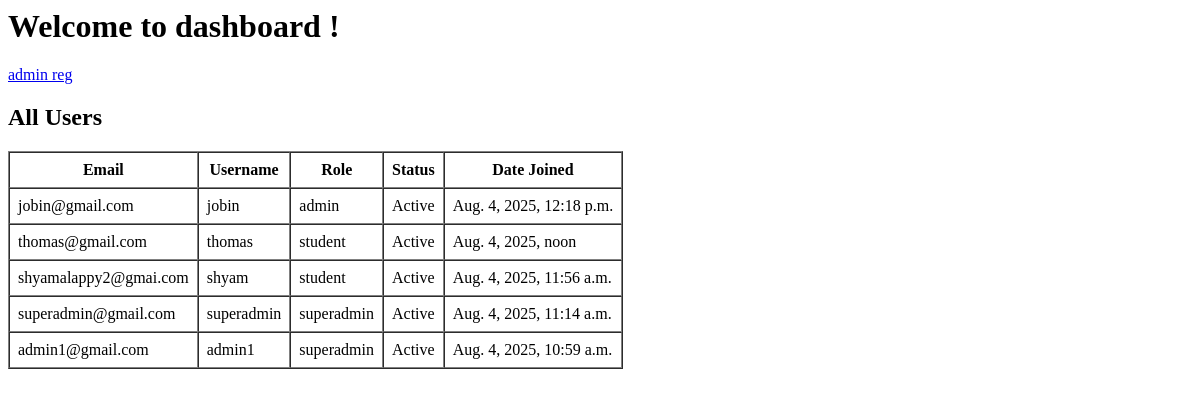
/superadmin_dashboard/ (signed in), run on an earlier commit of the app's database.
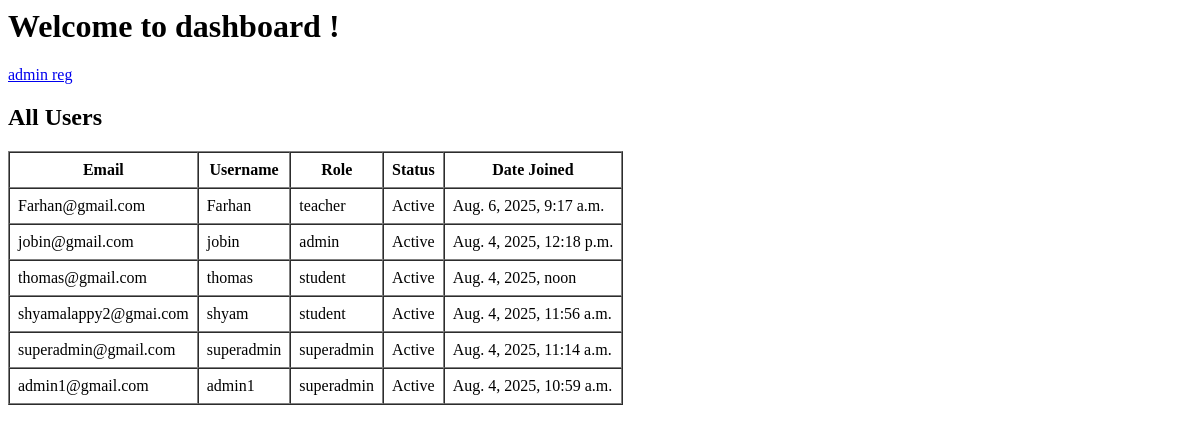
And on a later commit of the database.
### superadminapp/models.py (models this page shows, shortened)
class Account(AbstractBaseUser):
    first_name = models.CharField(max_length=50, blank=True, null=True)
    last_name = models.CharField(max_length=50, blank=True, null=True)
    username = models.CharField(max_length=60, unique=True)
    profile_image = models.ImageField(upload_to='profile_images/', default='default/default_profile.jpg', blank=True)
    email = models.EmailField(max_length=100, unique=True)
    phone_number = models.CharField(max_length=20, blank=True, null=True)
    user_key = models.CharField(max_length=10, unique=True, editable=False, null=True, blank=True)
    otp = models.CharField(max_length=6, blank=True, null=True,default="student")
    roles = models.CharField(choices=CATEGORY_CHOICE,max_length=20,default='superadmin')
    address = models.TextField(blank=True, null=True)
    is_verified = models.BooleanField(default=False)
    date_joined = models.DateTimeField(auto_now_add=True)
    last_login = models.DateTimeField(auto_now=True)
    is_admin = models.BooleanField(default=False)
    is_staff = models.BooleanField(default=False)
    is_active = models.BooleanField(default=False)
    is_superadmin = models.BooleanField(default=False)
    is_approved = models.BooleanField(default=False)
    USERNAME_FIELD = 'email'
    REQUIRED_FIELDS = ['username', 'first_name', 'last_name']
    objects = MyAccountManager()
    def __str__(self):
        return self.email

### superadminapp/views.py (the view)
# urls.py: path('superadmin_dashboard/', views.superadmin_dasboard_view, name='superadmin_dashboard'),
def superadmin_dasboard_view(request):
    if request.user.is_authenticated and request.user.roles == 'superadmin':
        User = get_user_model()
        users = Account.objects.all().order_by('-date_joined')
        print("[DEBUG] Found users:", users)
        return render(request, 'dashboards/dashboard.html', {'users': users})
    else:
        return redirect('login')

### templates/dashboards/dashboard.html
<h1>Welcome to dashboard !</h1>
<a href="{% url "admin_register" %}"  >admin reg</a >
<h2>All Users</h2>
{% if users %}
  <table border="1" cellpadding="8" cellspacing="0">
    <thead>
      <tr>
        <th>Email</th>
        <th>Username</th>
        <th>Role</th>
        <th>Status</th>
        <th>Date Joined</th>
      </tr>
    </thead>
    <tbody>
      {% for user in users %}
        <tr>
          <td>{{ user.email }}</td>
          <td>{{ user.username }}</td>
          <td>{{ user.roles }}</td>
          <td>{{ user.is_active|yesno:"Active,Inactive" }}</td>
          <td>{{ user.date_joined }}</td>
        </tr>
      {% endfor %}
    </tbody>
  </table>
{% else %}
  <p>No users found.</p>
{% endif %}

What changed in the data, as far as the page shows it:
added Account: email "Farhan@gmail.com", username "Farhan", roles "teacher", is_active "Active", date_joined "Aug. 6, 2025, 9:17 a.m."
